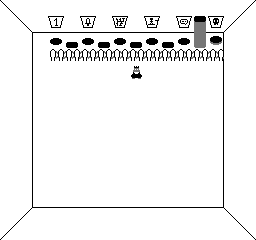

A 2D game scene composited from a Tiled map and its tileset images. What follows is a short description and the map's XML, with every tile layer's data as written:
An orthogonal 16x15 tile map with 16x16 px tiles, 2 tile layers (walls, level), 1 hidden layer not drawn and 4 objects (fence, pillar, king, goal).

<map version="1.0" orientation="orthogonal" renderorder="right-down" width="16" height="15" tilewidth="16" tileheight="16" nextobjectid="36">
 <tileset firstgid="1" name="background" tilewidth="16" tileheight="16" tilecount="120" columns="12">
  <image source="tileset_background.png" width="192" height="160" />
 </tileset>
 <layer name="walls" width="16" height="15">
  <data encoding="csv">
37,38,39,76,76,76,76,76,76,76,76,76,76,41,42,43,
49,50,51,76,76,76,76,76,76,76,76,76,76,53,54,55,
61,62,63,64,64,64,64,64,64,64,64,64,64,65,66,67,
76,76,75,76,76,76,76,76,76,76,76,76,76,77,76,76,
76,76,75,76,76,76,76,76,76,76,76,76,76,77,76,76,
76,76,75,76,76,76,76,76,76,76,76,76,76,77,76,76,
76,76,75,76,76,76,76,76,76,76,76,76,76,77,76,76,
76,76,75,76,76,76,76,76,76,76,76,76,76,77,76,76,
76,76,75,76,76,76,76,76,76,76,76,76,76,77,76,76,
76,76,75,76,76,76,76,76,76,76,76,76,76,77,76,76,
76,76,75,76,76,76,76,76,76,76,76,76,76,77,76,76,
76,76,75,76,76,76,76,76,76,76,76,76,76,77,76,76,
85,86,87,88,88,88,88,88,88,88,88,88,88,89,90,91,
97,98,99,76,76,76,76,76,76,76,76,76,76,101,102,103,
109,110,111,76,76,76,76,76,76,76,76,76,76,113,114,115
</data>
 </layer>
 <layer name="level" width="16" height="15">
  <data encoding="csv">
0,0,0,0,0,0,0,0,0,0,0,0,0,0,0,0,
0,0,0,1,0,2,0,3,0,4,0,5,14,6,0,0,
0,0,0,25,27,25,27,25,27,25,27,25,26,13,0,0,
0,0,0,15,16,16,16,16,16,16,16,16,16,16,0,0,
0,0,0,0,0,0,0,0,28,0,0,0,0,0,0,0,
0,0,0,0,0,0,0,0,0,0,0,0,0,0,0,0,
0,0,0,0,0,0,0,0,0,0,0,0,0,0,0,0,
0,0,0,0,0,0,0,0,0,0,0,0,0,0,0,0,
0,0,0,0,0,0,0,0,0,0,0,0,0,0,0,0,
0,0,0,0,0,0,0,0,0,0,0,0,0,0,0,0,
0,0,0,0,0,0,0,0,0,0,0,0,0,0,0,0,
0,0,0,0,0,0,0,0,0,0,0,0,0,0,0,0,
0,0,0,0,0,0,0,0,0,0,0,0,0,0,0,0,
0,0,0,0,0,0,0,0,0,0,0,0,0,0,0,0,
0,0,0,0,0,0,0,0,0,0,0,0,0,0,0,0
</data>
 </layer>
 <layer name="dialog" width="16" height="15" visible="0">
  <data encoding="csv">
0,0,0,0,0,0,0,0,0,0,0,0,0,0,0,0,
0,0,0,0,0,0,0,0,0,0,0,0,0,0,0,0,
0,0,0,0,0,0,0,0,0,0,0,0,0,0,0,0,
0,0,0,0,0,0,0,0,0,0,0,0,0,0,0,0,
0,0,0,0,0,0,0,0,0,0,0,0,0,0,0,0,
0,0,0,0,0,0,0,0,0,0,0,0,0,0,0,0,
0,0,0,0,0,0,0,0,0,0,0,0,0,0,0,0,
0,0,0,0,0,0,0,0,0,0,0,0,0,0,0,0,
0,0,0,57,72,48,59,72,57,47,83,72,57,0,0,0,
0,0,0,57,72,60,57,47,71,84,57,47,57,0,0,0,
0,0,0,57,71,47,60,72,71,57,83,71,57,0,0,0,
0,0,0,57,57,57,57,80,81,57,57,57,57,0,0,0,
0,0,0,0,0,0,0,0,0,0,0,0,0,0,0,0,
0,0,0,0,0,0,0,0,0,0,0,0,0,0,0,0,
0,0,0,0,0,0,0,0,0,0,0,0,0,0,0,0
</data>
 </layer>
 <objectgroup name="blockers" visible="0">
  <object id="1" name="fence" x="48" y="48" width="176" height="16" />
  <object id="6" name="pillar" x="192" y="32" width="16" height="16" />
 </objectgroup>
 <objectgroup color="#73d216" name="interactive" visible="0">
  <object id="35" name="king" x="128" y="64" width="16" height="16" />
 </objectgroup>
 <objectgroup color="#729fcf" name="walkable" visible="0">
  <object id="11" name="goal" x="208" y="32" width="16" height="16" />
 </objectgroup>
</map>
